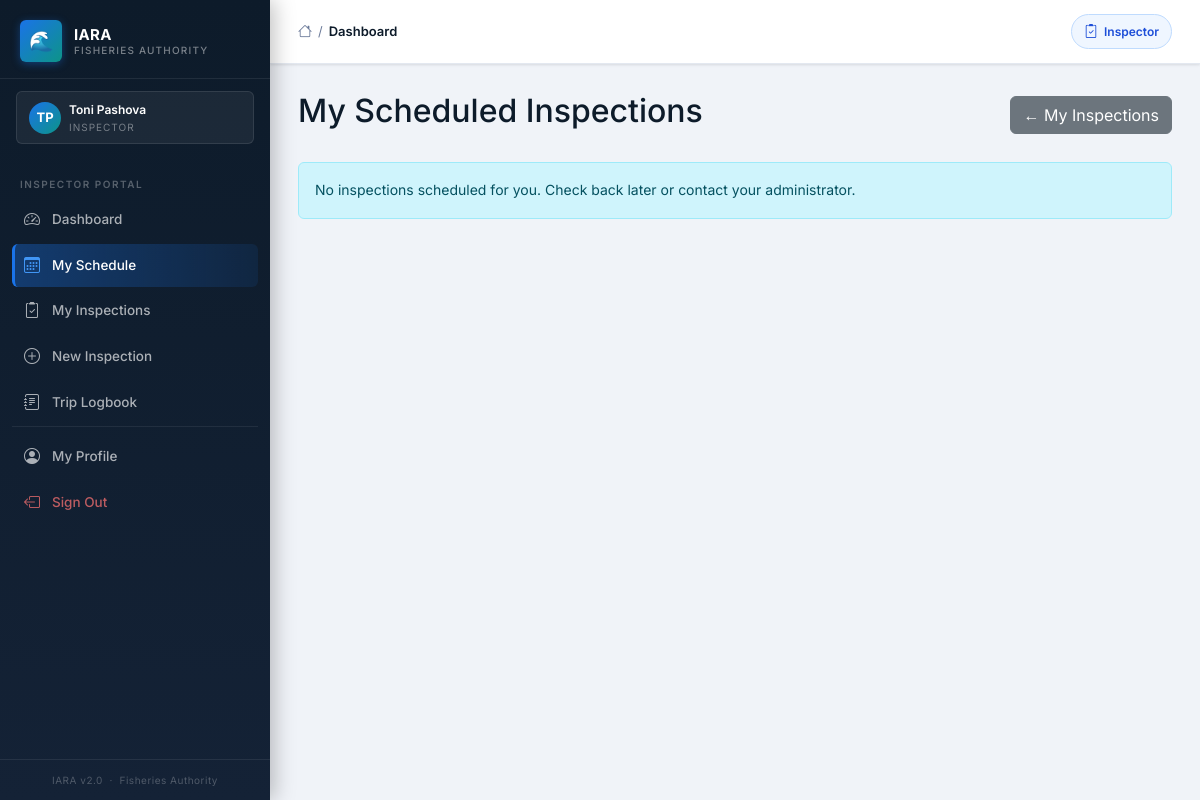
Screenshot of /inspector/schedule (signed in) with the database file from the repository.
### iara_app/models.py (models this page shows, shortened)
class User(UserMixin, db.Model):
    __tablename__ = "users"
    id = db.Column(db.Integer, primary_key=True)
    first_name = db.Column(db.String(50), nullable=False)
    last_name = db.Column(db.String(50), nullable=False)
    email = db.Column(db.String(120), unique=True, nullable=False)
    phone = db.Column(db.String(20), nullable=False)
    role = db.Column(db.String(50), nullable=False)
    password_hash = db.Column(db.String(128), nullable=False)
    vessel_registration = db.Column(db.String(50))
    fishing_permit_number = db.Column(db.String(50))
    inspector_id = db.Column(db.Integer, db.ForeignKey("users.id"), nullable=True)
    id_number = db.Column(db.String(50))
    age_category = db.Column(db.String(20))
    created_at = db.Column(db.DateTime, default=datetime.utcnow)
    is_active = db.Column(db.Boolean, default=True)
    reset_token       = db.Column(db.String(100), nullable=True)
    reset_token_expiry = db.Column(db.DateTime, nullable=True)
    failed_logins   = db.Column(db.Integer, default=0)
    locked_until    = db.Column(db.DateTime, nullable=True)
    inspections = db.relationship("Inspection", foreign_keys="Inspection.inspector_id", backref="inspector", lazy=True)
    scheduled_inspections = db.relationship("ScheduledInspection", foreign_keys="ScheduledInspection.inspector_id", backref="assigned_inspector", lazy=True)
    created_scheduled_inspections = db.relationship("ScheduledInspection", foreign_keys="ScheduledInspection.created_by_id", backref="created_by_user", lazy=True)
    audit_logs = db.relationship("AuditLog", foreign_keys="AuditLog.user_id", backref="user", lazy=True)

### iara_app/routes/inspector.py (the view)
@bp.route("/inspector/schedule")
@login_required
@inspector_required
def inspector_schedule():
    if current_user.role == "administrator":
        abort(403)
    schedules = ScheduledInspection.query.filter_by(
        inspector_id=current_user.id
    ).filter(
        ScheduledInspection.status.in_(["pending", "accepted"])
    ).order_by(ScheduledInspection.scheduled_date.asc()).all()
    return render_template("inspections/schedule.html", schedules=schedules, today=date.today())

### iara_app/__init__.py (called while the page is built)
def create_app():
    app = Flask(__name__)
    app.config.from_object(Config)
    db.init_app(app)
    login_manager.init_app(app)
    migrate.init_app(app, db)
    csrf.init_app(app)
    from .models import User
    @login_manager.user_loader
    def load_user(user_id):
        user = db.session.get(User, int(user_id))   # SQLAlchemy 2.x style
        if user is None:
            return None
        if not user.is_active:
            return None
        return user
    from .routes import register_blueprints
    register_blueprints(app)
    scheduler.init_app(app)
    scheduler.start()
    scheduler.add_job(
        id="expire_permits_daily",
        func=expire_old_permits,
        trigger="interval",
        days=1
    )
    return app

### iara_app/templates/inspections/schedule.html (shortened to what this page needs)
{% extends "layout/base.html" %}
{% block content %}
<div class="d-flex justify-content-between align-items-center mb-4">
  <h2>My Scheduled Inspections</h2>
  <a href="{{ url_for('inspector.inspections_list') }}" class="btn btn-secondary">← My Inspections</a>
</div>
{% if schedules %}
<div class="row g-3">
  {% for s in schedules %}
  <div class="col-md-6">
    <div class="card shadow-sm h-100
      {% if s.scheduled_date == today %}border-primary border-2
      {% elif s.scheduled_date < today %}border-danger
      {% endif %}">
      <div class="card-header d-flex justify-content-between align-items-center
        {% if s.scheduled_date == today %}bg-primary text-white{% else %}bg-dark text-white{% endif %}">
        <strong>{{ s.scheduled_date }} {% if s.scheduled_time %}at {{ s.scheduled_time }}{% endif %}</strong>
        {% if s.status == "pending" %}<span class="badge bg-warning text-dark">Pending</span>
        {% elif s.status == "accepted" %}<span class="badge bg-success">Accepted</span>
        {% endif %}
      </div>
      <div class="card-body">
        <p class="mb-1"><strong>Vessel:</strong> {{ s.vessel.call_sign }} ({{ s.vessel.international_number }})</p>
        <p class="mb-1"><strong>Location:</strong> {{ s.location or "Not specified" }}</p>
        {% if s.notes %}<p class="mb-1 text-muted"><em>{{ s.notes }}</em></p>{% endif %}
        <p class="mb-0"><strong>Owner:</strong> {{ s.vessel.owner_name }}</p>
      </div>
      <div class="card-footer d-flex gap-2">
        {% if s.status == "pending" %}
        <form method="POST" action="{{ url_for('inspector.schedule_accept', si_id=s.id) }}">
          <input type="hidden" name="csrf_token" value="{{ csrf_token() }}">
          <button class="btn btn-success btn-sm">✔ Accept</button>
        </form>
        {% endif %}
        {% if s.status == "accepted" %}
        <form method="POST" action="{{ url_for('inspector.schedule_start', si_id=s.id) }}"
              onsubmit="return confirm('Start this inspection now?');">
          <input type="hidden" name="csrf_token" value="{{ csrf_token() }}">
          <button class="btn btn-primary btn-sm">▶ Start Inspection</button>
        </form>
        {% endif %}
        <a href="{{ url_for('admin.vessel_qr_print', vessel_id=s.vessel_id) }}"
           class="btn btn-outline-secondary btn-sm" target="_blank">QR</a>
      </div>
    </div>
  </div>
  {% endfor %}
</div>
{% else %}
<div class="alert alert-info">No inspections scheduled for you. Check back later or contact your administrator.</div>
{% endif %}
{% endblock %}

### iara_app/templates/layout/base.html (shortened to what this page needs)
<!DOCTYPE html>
<html lang="en">
<head>
  <link href="https://cdn.jsdelivr.net/npm/bootstrap@5.3.2/dist/css/bootstrap.min.css" rel="stylesheet">
  <link rel="stylesheet" href="https://cdn.jsdelivr.net/npm/bootstrap-icons@1.11.3/font/bootstrap-icons.min.css">
  <link rel="stylesheet" href="{{ url_for('static', filename='css/iara_theme.css') }}">
</head>
<body>
  {% if current_user.is_authenticated %}
  <aside class="iara-sidebar">
    <a class="sidebar-brand" href="#">
      <div class="sidebar-brand-icon">🌊</div>
      <div class="sidebar-brand-text">
        <div class="sidebar-brand-name">IARA</div>
        <div class="sidebar-brand-sub">Fisheries Authority</div>
      </div>
    </a>
    <div class="sidebar-role-banner">
      <div class="sidebar-role-avatar">
        {{ current_user.first_name[0]|upper }}{{ current_user.last_name[0]|upper }}
      </div>
      <div>
        <div class="sidebar-role-name">{{ current_user.first_name }} {{ current_user.last_name }}</div>
        <div class="sidebar-role-label">
          {% if current_user.role == "administrator" %}Administrator
          {% elif current_user.role == "inspector" %}Inspector
          {% elif current_user.role == "fisherman" %}Fisherman
          {% else %}Amateur Fisher{% endif %}
        </div>
      </div>
    </div>
    <nav class="sidebar-nav">
      {% if current_user.role == "inspector" %}
      <div class="sidebar-section-label">Inspector Portal</div>
      <a href="{{ url_for('inspector.inspector_dashboard') }}"
        class="sidebar-link {% if request.endpoint == 'inspector.inspector_dashboard' %}active{% endif %}">
        <i class="bi bi-speedometer2"></i> Dashboard
      </a>
      <a href="{{ url_for('inspector.inspector_schedule') }}"
        class="sidebar-link {% if 'schedule' in request.endpoint %}active{% endif %}">
        <i class="bi bi-calendar3"></i> My Schedule
      </a>
      <a href="{{ url_for('inspector.inspections_list') }}"
        class="sidebar-link {% if request.endpoint == 'inspector.inspections_list' %}active{% endif %}">
        <i class="bi bi-clipboard2-check"></i> My Inspections
      </a>
      <a href="{{ url_for('inspector.create_inspection') }}"
        class="sidebar-link {% if request.endpoint == 'inspector.create_inspection' %}active{% endif %}">
        <i class="bi bi-plus-circle"></i> New Inspection
      </a>
      <a href="{{ url_for('trips.trips_list') }}"
        class="sidebar-link {% if 'trips' in request.endpoint %}active{% endif %}">
        <i class="bi bi-journal-text"></i> Trip Logbook
      </a>
      {% endif %}
      <div class="sidebar-divider" style="margin-top:auto;"></div>
      <a href="{{ url_for('auth.profile') }}"
        class="sidebar-link {% if request.endpoint == 'auth.profile' %}active{% endif %}">
        <i class="bi bi-person-circle"></i> My Profile
      </a>
      <a href="{{ url_for('auth.logout') }}" class="sidebar-link danger">
        <i class="bi bi-box-arrow-left"></i> Sign Out
      </a>
    </nav>
    <div class="sidebar-footer">
      IARA v2.0 &nbsp;·&nbsp; Fisheries Authority
    </div>
  </aside>
  {% endif %}
  <div class="iara-main" {% if not current_user.is_authenticated %}style="margin-left:0;" {% endif %}>
    <header class="iara-topbar">
      <div class="topbar-breadcrumb">
        <i class="bi bi-house" style="color:var(--text-secondary);font-size:14px;"></i>
        <span class="bc-sep">/</span>
        <span class="bc-current">{{ title if title else "Dashboard" }}</span>
      </div>
      <div class="topbar-actions">
        {% if current_user.is_authenticated %}
        {% if current_user.role == "administrator" %}
        <span class="topbar-badge">
          <i class="bi bi-shield-check"></i> Administrator
        </span>
        {% elif current_user.role == "inspector" %}
        <span class="topbar-badge" style="background:#eff6ff;border-color:#bfdbfe;color:#1d4ed8;">
          <i class="bi bi-clipboard2-check"></i> Inspector
        </span>
        {% elif current_user.role == "fisherman" %}
        <span class="topbar-badge" style="background:#f0fdf4;border-color:#bbf7d0;color:#15803d;">
          <i class="bi bi-water"></i> Fisherman
        </span>
        {% else %}
        <span class="topbar-badge" style="background:#fffbeb;border-color:#fde68a;color:#b45309;">
          <i class="bi bi-person"></i> Amateur
        </span>
        {% endif %}
        {% endif %}
      </div>
    </header>
    <main class="iara-content">
      {% block content %}{% endblock %}
    </main>
  </div>
</body>
</html>

### rows the page displays
User: first_name "T", last_name "P", first_name "Toni", last_name "Pashova"

### other values shown
{{ title if title else "Dashboard" }} "Dashboard"
